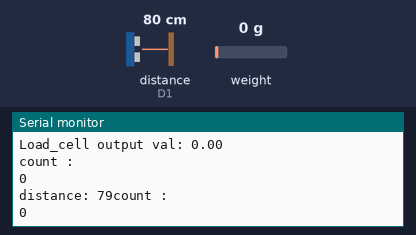
This sketch was run on a simulated ESP8266 (NodeMCU). Shown: the last lines printed to the serial monitor. Wiring (inferred from the names in the program): ultrasonic range finder: trigger D2; echo D1. The test bench sets the inputs (shaded band); at power-on: distance to the obstacle (sensor on D1) 80 cm, weight on the scale 0 g. The echo pulse lasts 58.3 µs per cm; WiFi joins after 1.5 s; servers stay silent unless stated; uploads are accepted with an empty reply; EEPROM starts erased.

Above: at 7.1 s.
7.2 s: distance to the obstacle (sensor on D1) set to 2 cm
At 7.7 s:
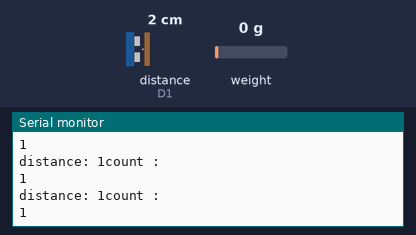
8.7 s: distance to the obstacle (sensor on D1) set to 35 cm
At 9.5 s:
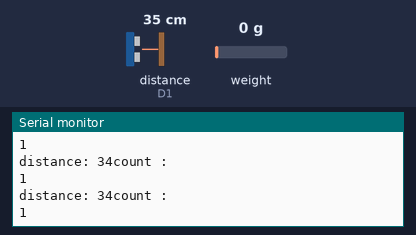
11.7 s: weight on the scale set to 100 g
13.2 s: weight on the scale set to 1250 g
Timing chart, 0 to 15.7 s (numbered marks = the images above; inputs shaded):
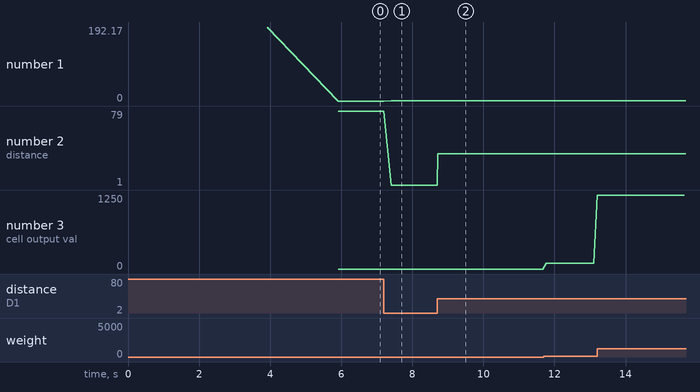

Measured:
- after the input at 7.2 s, the serial monitor: prints a new line at once (image 1)
- after the input at 8.7 s, the serial monitor: prints a new line at once (image 2)
- plotted number 1: 0 → 1 after the input at 7.2 s
- plotted number 2: 79 → 1 after the input at 7.2 s, 1 → 34 after the input at 8.7 s
- plotted number 3: 0 → 100 after the input at 11.7 s, 100 → 1250 after the input at 13.2 s

The sketch:

akazu.ino
```cpp
#include <ESP8266HTTPClient.h>
#include <ESP8266WiFi.h>
#include <ESP8266WebServer.h>
#include <ArduinoJson.h>
// THE LIBRARIES FOR THE LOAD CELL
#include <HX711_ADC.h>
#if defined(ESP8266) || defined(ESP32) || defined(AVR)
#include <EEPROM.h>
#endif

//pins:
const int HX711_dout = D5;  //mcu > HX711 dout pin
const int HX711_sck = D6;   //mcu > HX711 sck pin

//HX711 constructor:
HX711_ADC LoadCell(HX711_dout, HX711_sck);

const int calVal_eepromAdress = 0;
unsigned long t = 0;

#define echoPin D1
#define trigPin D2
int distance;  // variable for the distance measurement
int state = 0;
int count = 0;
long duration = 0;
int removed = 0;  // to hold the number of removed eggs
int eggWeight = 50;
float lastWeight = 0;
float Weight = 0;
int i = 0;
// THE network parameters
const char* ssid = "Info";                                         // network name
const char* password = "enlabs123";                                // network password
const char* host = "http://192.168.43.61/akazu_system/data.php";  // chnage the ip to your own ip address =>ipconfig
HTTPClient http;
WiFiClient WiFiclient;
unsigned int lastMillis = 0;
void setup() {

  Serial.begin(57600);
  delay(10);
  Serial.println();
  Serial.println("Starting...");

  LoadCell.begin();
  //LoadCell.setReverseOutput(); //uncomment to turn a negative output value to positive
  float calibrationValue;    // calibration value (see example file "Calibration.ino")
  calibrationValue = 696.0;  // uncomment this if you want to set the calibration value in the sketch
#if defined(ESP8266) || defined(ESP32)
  EEPROM.begin(512);  // uncomment this if you use ESP8266/ESP32 and want to fetch the calibration value from eeprom
#endif
  EEPROM.get(calVal_eepromAdress, calibrationValue);  // uncomment this if you want to fetch the calibration value from eeprom

  unsigned long stabilizingtime = 2000;  // preciscion right after power-up can be improved by adding a few seconds of stabilizing time
  boolean _tare = true;                  //set this to false if you don't want tare to be performed in the next step
  LoadCell.start(stabilizingtime, _tare);
  if (LoadCell.getTareTimeoutFlag()) {
    Serial.println("Timeout, check MCU>HX711 wiring and pin designations");
    while (1)
      ;
  } else {
    LoadCell.setCalFactor(calibrationValue);  // set calibration value (float)
    Serial.println("Startup is complete");
  }

  pinMode(trigPin, OUTPUT);  // Sets the trigPin as an OUTPUT
  pinMode(echoPin, INPUT);   // Sets the echoPin as an INPUT


  //connecting to the network
  WiFi.begin(ssid, password);
  while (WiFi.status() != WL_CONNECTED) {
    delay(500);
    Serial.print(".");
  }

  Serial.println("WiFi connected");
  Serial.println("IP address: ");
  Serial.println(WiFi.localIP());
  delay(2000);
}

void loop() {
  // put your main code here, to run repeatedly:
  CountEggs();
  Measure_Weight();
  send_data(0);
}
void CountEggs() {
  // Clears the trigPin condition
  digitalWrite(trigPin, LOW);
  delayMicroseconds(2);
  // Sets the trigPin HIGH (ACTIVE) for 10 microseconds
  digitalWrite(trigPin, HIGH);
  delayMicroseconds(10);
  digitalWrite(trigPin, LOW);
  // Reads the echoPin, returns the sound wave travel time in microseconds
  duration = pulseIn(echoPin, HIGH);
  // Calculating the distance
  distance = duration * 0.034 / 2;  // Speed of sound wave divided by 2 (go and back)
  // Displays the distance_left_left on the Serial Monitor
  Serial.print("distance: ");
  Serial.print(distance);
  if (distance <= 35) {
    if (state == 0) {
      count++;
      state = 1;
      send_data(1);
    }
  } else {
    state = 0;
  }
  Serial.println("count : ");
  Serial.print(count);
  Serial.println("");
}
void Measure_Weight() {
  static boolean newDataReady = 0;
  const int serialPrintInterval = 0;  //increase value to slow down serial print activity

  // check for new data/start next conversion:
  if (LoadCell.update()) newDataReady = true;

  // get smoothed value from the dataset:
  if (newDataReady) {
    if (millis() > t + serialPrintInterval) {
      float i = LoadCell.getData();
      Serial.print("Load_cell output val: ");
      Serial.println(i);
      Serial.println("");
      Serial.println("count : ");
      Serial.print(count);
      Serial.println("");
      Weight = i;
      newDataReady = 0;
      t = millis();
      lastWeight = Weight;
      if (Weight < 18) {
        lastWeight = 0;
      }
    }
  }
}

void send_data(int action) {
  String url = host;
  if (action == 1) {

    url += "?task=laid";
    url += "&count=";
    url += count;
  } else {

    url += "?task=corrected";
    url += "&count=";
    url += lastWeight;
  }


  http.begin(WiFiclient, url);
  http.addHeader("Content-Type", "text/plain");
  int httpCode = http.GET();
  for (int i = 0; i < 300; i++) {
    Measure_Weight();
    CountEggs();
    delay(10);
  }
  String payload = http.getString();  // get data from webhost continously
  Serial.println(payload);
  String input = payload;
  StaticJsonDocument<96> doc;

  DeserializationError error = deserializeJson(doc, input);

  if (error) {
    Serial.print("deserializeJson() failed: ");
    Serial.println(error.c_str());
    return;
  }


  int status = doc["status"];  // 0
  if (status == 1) {
    count = 0;
  } else {
  }
  for (int i = 0; i < 50; i++) {
    Measure_Weight();
    CountEggs();
    delay(10);
  }
  http.end();
}
```
